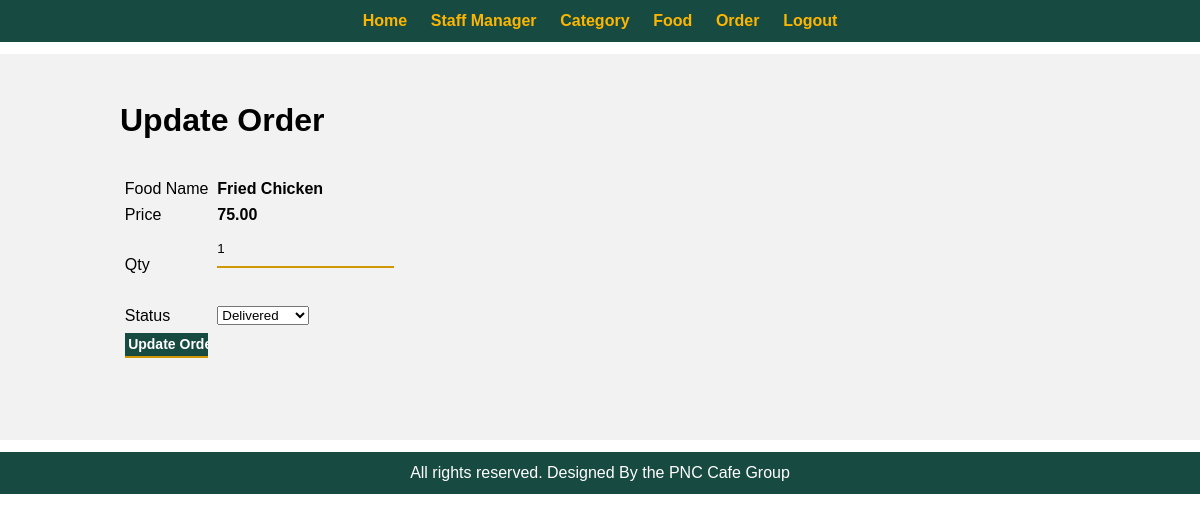
Page /food-order/admin/update-order.php?id=12 (signed in) on the committed database.
### tables this page shows
CREATE TABLE `tbl_order` (
  `id` int(10) UNSIGNED NOT NULL,
  `u_id` int(10) UNSIGNED NOT NULL,
  `food` varchar(150) NOT NULL,
  `price` decimal(10,2) NOT NULL,
  `qty` int(11) NOT NULL,
  `total` decimal(10,2) NOT NULL,
  `order_date` date NOT NULL,
  `order_time` time NOT NULL,
  `status` varchar(50) NOT NULL,
  `customer_name` varchar(150) NOT NULL,
  `customer_number` int(20) NOT NULL,
  `customer_address` varchar(255) NOT NULL
);

### food-order/admin/update-order.php (the view, shortened to what this page needs)
<?php include ('partials/menu.php');?>
<div class="main-content">
    <div class="wrapper">
        <h1>Update Order</h1>
        <br><br>
        <?php
            if(isset($_GET['id'])) {
                $id = $_GET['id'];
                $sql = "SELECT * FROM tbl_order WHERE id=$id";
                $res = mysqli_query($conn, $sql);
                $count = mysqli_num_rows($res);
                    if($count> 0) {
                        $row = mysqli_fetch_assoc($res);
                        $food = $row['food'];
                        $price = $row['price'];
                        $qty = $row['qty'];
                        $status = $row['status'];
                    } else {
                    }
            } else {
                header('location:'.SITEURL.'admin/manage-order.php');
            }
        ?>
        <form action="" method="POST">
            <table class="tbl-30">
                <tr>
                    <td>Food Name</td>
                    <td><b><?php echo $food;?></b></td>
                </tr>
                <tr>
                    <td>Price</td>
                    <td><b><?php echo $price; ?></b></td>
                </tr>
                <tr>
                    <td>Qty</td>
                    <td>
                        <input type="number" name="qty" value="<?php echo $qty;?>">
                    </td>
                </tr>
                <tr>
                    <td>Status</td>
                    <td>
                        <select name="status">
                            <option <?php if($status =="Delivered") {echo "selected";}?> value="Delivered">Delivered</option>
                        </select>
                    </td>
                </tr>
                <tr>
                    <td colspan='2'>
                        <input type="submit" name="submit" value="Update Ordered" class="btn-secondary">
                    </td>
                </tr>
            </table>
        </form>
    </div>
</div>
<?php include ('partials/footer.php');?>

### food-order/css/admin.css (style rules this page uses)
* { margin: 0 0; padding: 0 0; font-family: Arial, Helvetica, sans-serif; }
.wrapper { padding: 1%; width: 80%; margin: 0 auto; }
.tbl-30 { width:30%; }
table tr td { padding: 1%; margin-right: 3% auto; }
.btn-secondary { background-color: #174A41; padding: 1.2%; font-size: 14px; color: white; text-decoration: none; font-weight: bold; width: 30%; text-align: center; }
.main-content { margin: 1% 0; background-color: #f2f2f2; padding: 3% 0; }
input[type="submit"] { align-items: center; align-content: center; justify-content: center; justify-self: center; }
form input { border: none; padding: 10px 0; margin-bottom: 30px; box-shadow: none; outline: none; border-bottom: 2px solid black; background-color: rgba(255, 255, 255, 0.01); }
form input:focus, form input:valid { border-bottom: 2px solid #d29704; }

### rows in the picture
tbl_order: food "Fried Chicken", price "75.00", qty "1", status "Delivered"
